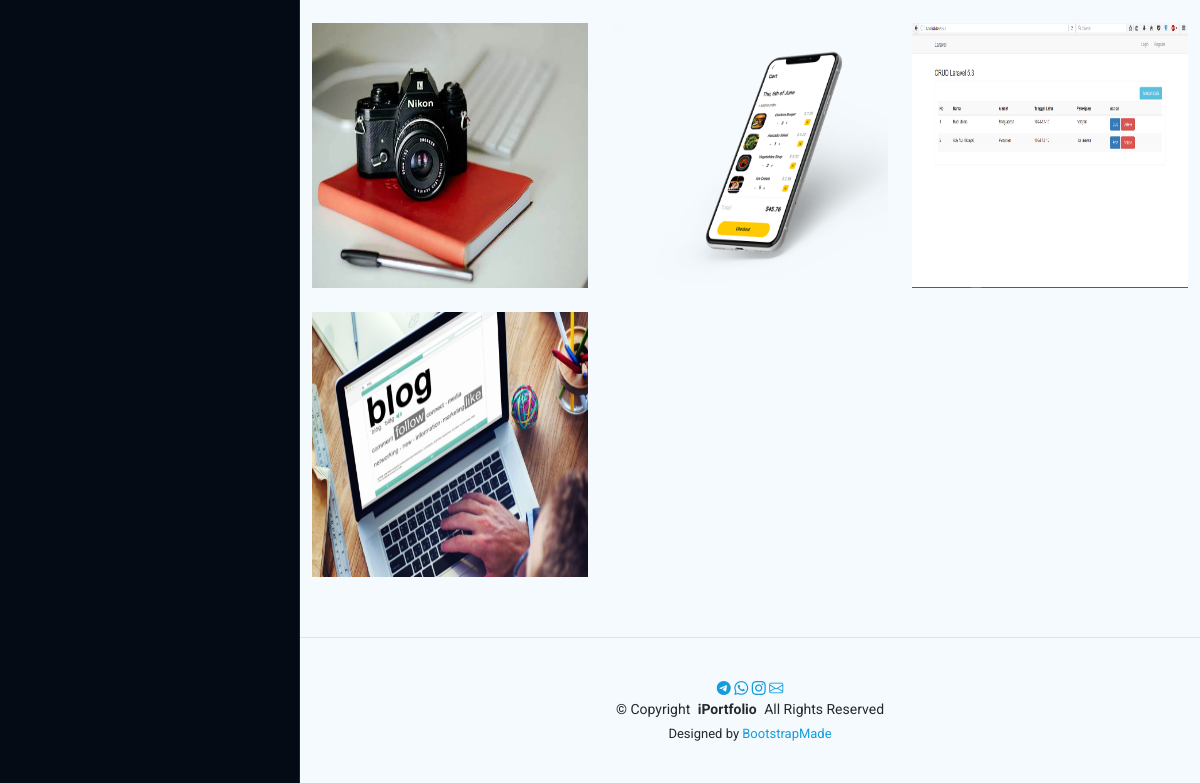
/ (lower part), run on an earlier commit of the app's database.
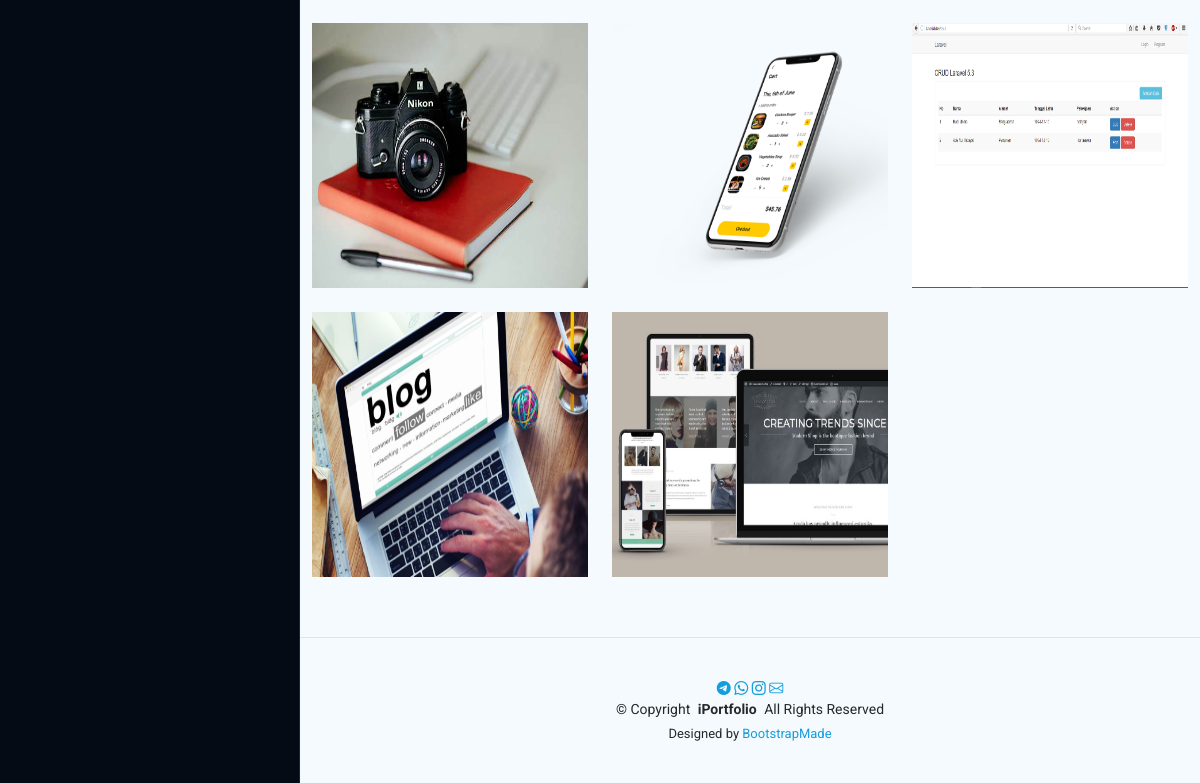
And on a later commit of the database.
### main/models.py (models this page shows, shortened)
class Projects(models.Model):
    name = models.CharField(max_length=50, blank=False, null=False)
    category = models.CharField(max_length=30, blank=False, null=False)
    description = models.TextField(null=True, blank=True)
    client = models.CharField(max_length=50, default='Portfolio project')
    project_date = models.DateField(blank=True, null=True)
    project_url = models.URLField(blank=False, null=False)
    image_title = models.ImageField(upload_to='portfolio/', default='portfolio/default_project_img.png')
    image_main = models.ImageField(upload_to='portfolio/', default='portfolio/default_project_img.png')
    created_date = models.DateField(auto_now_add=True, null=True, blank=True)
    view_portfolio_numbers = models.IntegerField(null=True, blank=True)

### main/views.py (the view)
# urls.py: path('', views.index, name='index'),
def index(request):
    my_info = get_object_or_404(AboutMe)
    skills = Skills.objects.all()
    projects = Projects.objects.all()
    context = {
        'info': my_info,
        'skills': skills,
        'projects': projects,
        'navbar_section': True,
    }
    return render(request, 'main/index.html', context)

### main/models.py (called while the page is built)
    @staticmethod
    def age():
        today = date.today()
        age = today.year - 2000
        return age

### main/templatetags/my_filters.py (called while the page is built)
@register.filter('phone_number_filter')
def phone_number_filter(value):
    new_value = ''
    if value:
        if len(value) == 9:
            new_value = value[:2] + ' ' + value[2:5] + ' ' + value[5:7] + ' ' + value[7:]
        elif len(value) == 13:
            new_value = value[:4] + ' ' + value[4:6] + ' ' + value[6:9] + ' ' + value[9:11] + ' ' + value[11:]
        elif len(value) == 12:
            new_value = value[:2] + ' ' + value[2:5] + ' ' + value[5:8] + ' ' + value[8:10] + ' ' + value[10:]
        elif len(value) == 11:
            new_value = value[:1] + ' ' + value[1:4] + ' ' + value[4:7] + ' ' + value[7:9] + ' ' + value[9:]
    return new_value

### main/templates/main/index.html (shortened to what this page needs)
{% extends 'main/base.html' %}
{% load static %}
{% load my_filters %}
{% block content %}
  <main class="main">
    <section id="portfolio" class="portfolio section light-background">
      <div class="container">
        <div class="isotope-layout" data-default-filter="*" data-layout="masonry" data-sort="original-order">
          <div class="row gy-4 isotope-container" data-aos="fade-up" data-aos-delay="200">
            {% for project in projects %}
            <div class="col-lg-4 col-md-6 portfolio-item isotope-item filter-app">
              <div class="portfolio-content h-100">
                <img src="{{ project.image_title.url }}" class="img-fluid" alt="project img" style="height: 265px;">
              </div>
            </div>
            {% endfor %}
          </div>
        </div>
      </div>
    </section>
  </main>
{% endblock content %}

What changed in the data, as far as the page shows it:
added Projects: image_title (picture)
